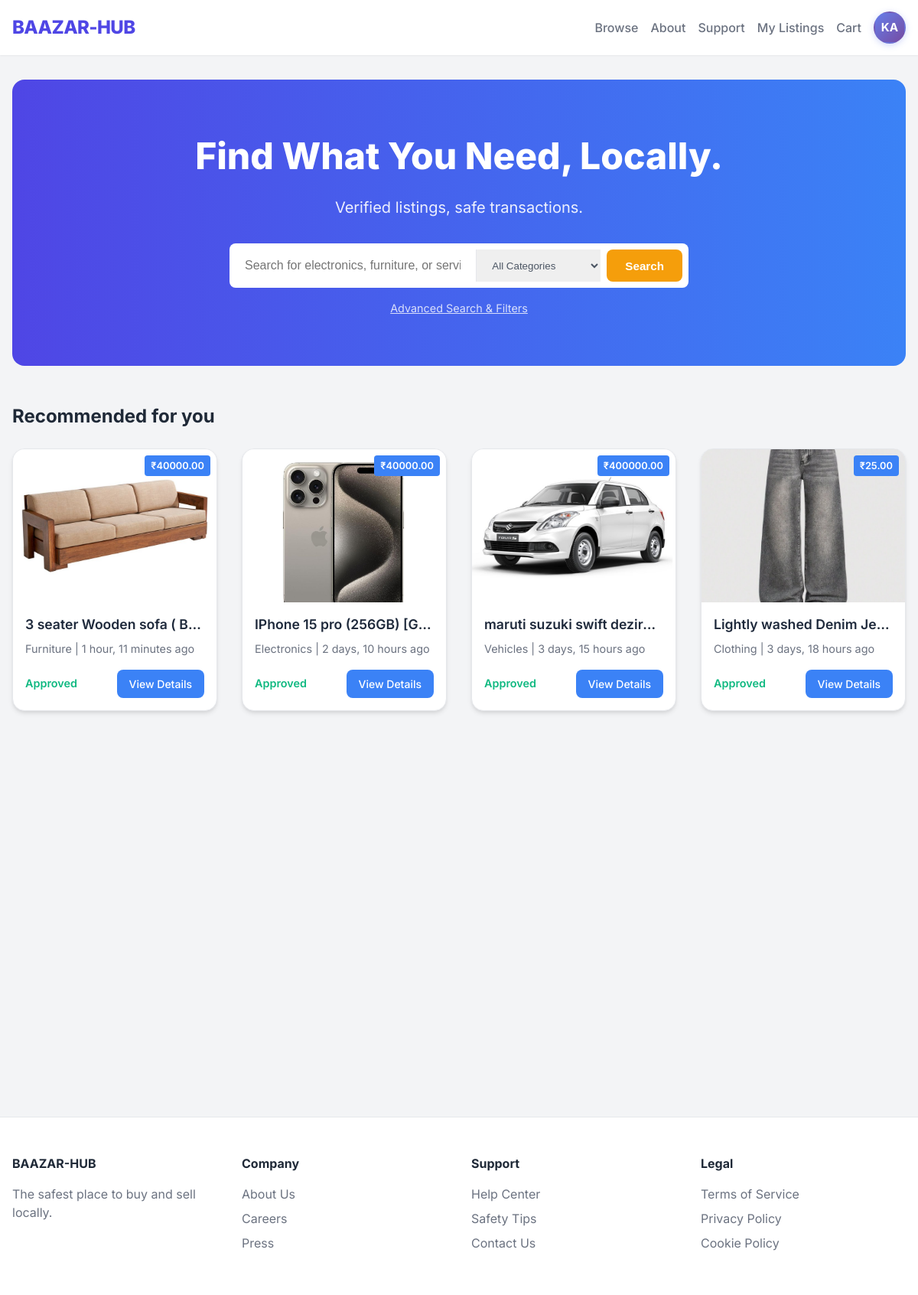
The app's page / (signed in) with its own data.
### listings/models.py (models this page shows, shortened)
class Listing(models.Model):
    STATUS_CHOICES = [
        ('pending', 'Pending'),
        ('approved', 'Approved'),
        ('rejected', 'Rejected'),
    ]
    title = models.CharField(max_length=255)
    description = models.TextField()
    price = models.DecimalField(max_digits=10, decimal_places=2)
    category = models.ForeignKey(Category, on_delete=models.SET_NULL, null=True, related_name='listings')
    seller = models.ForeignKey(User, on_delete=models.CASCADE, related_name='listings')
    status = models.CharField(max_length=20, choices=STATUS_CHOICES, default='pending')
    created_at = models.DateTimeField(auto_now_add=True)
    updated_at = models.DateTimeField(auto_now=True)
    flags = models.IntegerField(default=0)

class ListingImage(models.Model):
    listing = models.ForeignKey(Listing, on_delete=models.CASCADE, related_name='images')
    image = models.ImageField(upload_to='listings/')
    uploaded_at = models.DateTimeField(auto_now_add=True)

class Category(models.Model):
    name = models.CharField(max_length=100)
    slug = models.SlugField(unique=True)
    class Meta:
        verbose_name_plural = "Categories"

### listings/views.py (the view)
# urls.py: 2. Add a URL to urlpatterns:  path('', views.home, name='home')
def home(request):
    search_query = request.GET.get('q', '').strip()
    category_id = request.GET.get('category', '').strip()
    listings = Listing.objects.filter(status='approved').select_related('category', 'seller').prefetch_related('images')
    if search_query:
        listings = listings.filter(
            Q(title__icontains=search_query) | Q(description__icontains=search_query)
        )
    if category_id:
        try:
            listings = listings.filter(category_id=int(category_id))
        except (ValueError, TypeError):
            pass  # Invalid category ID, ignore it
    listings = listings.order_by('-created_at')[:20]
    categories = Category.objects.all()
    is_search = bool(search_query or category_id)
    context = {
        'listings': listings,
        'categories': categories,
        'search_query': search_query,
        'selected_category': category_id,
        'is_search': is_search,
    }
    return render(request, 'home.html', context)

### templates/home.html (shortened to what this page needs)
{% extends 'base.html' %}
{% block content %}
<section class="hero scroll-fade-in"
    style="text-align: center; padding: 4rem 0; background: linear-gradient(to right, #4f46e5, #3b82f6); color: white; border-radius: 1rem; margin-bottom: 3rem;">
    <h1 style="font-size: 3rem; font-weight: 800; margin-bottom: 1rem;">Find What You Need, Locally.</h1>
    <p style="font-size: 1.25rem; margin-bottom: 2rem; opacity: 0.9;">Verified listings, safe transactions.</p>
    <form action="/" method="GET" id="search-form"
        style="max-width: 600px; margin: 0 auto; display: flex; gap: 0.5rem; background: white; padding: 0.5rem; border-radius: 0.5rem;">
        <input type="text" name="q" placeholder="Search for electronics, furniture, or services..." value="{{ search_query|default:'' }}"
            style="flex: 1; border: none; padding: 0.75rem; font-size: 1rem; outline: none;">
        <select name="category"
            style="border: none; padding: 0 1rem; border-left: 1px solid #e5e7eb; outline: none; color: #4b5563;">
            <option value="">All Categories</option>
        </select>
        <button type="submit" class="btn btn-primary" style="background-color: #f59e0b; color: white;">Search</button>
    </form>
    <div style="margin-top: 1rem; font-size: 0.9rem; opacity: 0.8;">
        <a href="#" style="text-decoration: underline;">Advanced Search & Filters</a>
    </div>
</section>
<section class="recent-listings scroll-fade-in">
    {% if is_search %}
        <h2 style="font-size: 1.5rem; font-weight: 700; margin-bottom: 1.5rem;">
            Search Results
            {% if search_query %}
                <span style="font-weight: 400; color: #64748b; font-size: 1rem;">for "{{ search_query }}"</span>
            {% endif %}
        </h2>
    {% else %}
        <h2 style="font-size: 1.5rem; font-weight: 700; margin-bottom: 1.5rem;">Recommended for you</h2>
    {% endif %}
    <div class="listings-grid"
        style="display: grid; grid-template-columns: repeat(auto-fill, minmax(250px, 1fr)); gap: 2rem;">
        {% for listing in listings %}
        <div class="card listing-card scroll-fade-in" style="padding: 0; overflow: hidden; transition: transform 0.2s; position: relative; cursor: default;">
            <div class="listing-image" style="height: 200px; background-color: #e5e7eb; position: relative;">
                {% if listing.images.exists %}
                    {% with listing.images.first as first_image %}
                    <img src="{{ first_image.image.url }}" alt="{{ listing.title }}"
                        style="width: 100%; height: 100%; object-fit: cover;">
                    {% endwith %}
                {% else %}
                <div style="display: flex; align-items: center; justify-content: center; height: 100%; color: #9ca3af;">
                    No Image</div>
                {% endif %}
                <span class="badge"
                    style="position: absolute; top: 0.5rem; right: 0.5rem; background: #3b82f6; color: white; padding: 0.25rem 0.5rem; border-radius: 0.25rem; font-size: 0.8rem; font-weight: 600; z-index: 2;">₹{{ listing.price }}</span>
            </div>
            <div class="listing-details" style="padding: 1rem;">
                <h3
                    style="font-size: 1.1rem; font-weight: 600; margin-bottom: 0.5rem; white-space: nowrap; overflow: hidden; text-overflow: ellipsis;">
                    <a href="{% url 'listing_detail' listing.pk %}" style="color: #1e293b; text-decoration: none; cursor: pointer;">{{ listing.title }}</a>
                </h3>
                <p style="color: var(--text-muted); font-size: 0.9rem; margin-bottom: 1rem;">
                    {% if listing.category %}{{ listing.category.name }}{% else %}Uncategorized{% endif %} | {{ listing.created_at|timesince }} ago
                </p>
                <div style="display: flex; justify-content: space-between; align-items: center;">
                    <span style="color: var(--secondary-color); font-weight: 600; font-size: 0.9rem;">{{ listing.get_status_display }}</span>
                    <a href="{% url 'listing_detail' listing.pk %}"
                       style="padding: 0.5rem 1rem; background-color: #3b82f6; color: white; border-radius: 0.5rem; text-decoration: none; font-size: 0.875rem; font-weight: 500; transition: background-color 0.2s; cursor: pointer;">
                        View Details
                    </a>
                </div>
            </div>
        </div>
        {% endfor %}
    </div>
</section>
{% endblock %}

### templates/base.html (shortened to what this page needs)
<!DOCTYPE html>
<html lang="en">
<head>
    {% load static %}
    <link rel="stylesheet" href="{% static 'css/style.css' %}">
</head>
<body>
    <nav class="navbar">
        <div class="container navbar-content">
            <a href="/" class="logo">BAAZAR-HUB</a>
            <ul class="nav-links">
                <li><a href="/" class="nav-link">Browse</a></li>
                <li><a href="#" class="nav-link">About</a></li>
                <li><a href="#" class="nav-link">Support</a></li>
                {% if user.is_authenticated %}
                <li><a href="{% url 'my_listings' %}" class="nav-link">My Listings</a></li>
                <li><a href="{% url 'cart_view' %}" class="nav-link">Cart</a></li>
                <li class="profile-dropdown-container" style="position: relative; list-style: none;">
                    <div class="profile-icon"
                         style="width: 42px; height: 42px; border-radius: 50%; background: linear-gradient(135deg, #667eea 0%, #764ba2 100%); color: white; display: flex; align-items: center; justify-content: center; font-weight: 700; font-size: 0.95rem; cursor: pointer; transition: all 0.3s ease; border: 2px solid transparent; box-shadow: 0 2px 8px rgba(102, 126, 234, 0.3); position: relative;">
                        {{ user.username|slice:":2"|upper }}
                    </div>
                </li>
                {% else %}
                <li><a href="{% url 'login' %}" class="nav-link">Log In</a></li>
                <li><a href="{% url 'register' %}" class="btn btn-primary">Sign Up</a></li>
                {% endif %}
            </ul>
        </div>
    </nav>
    <main class="container" style="min-height: 80vh; padding-top: 2rem;">
        {% block content %}{% endblock %}
    </main>
    <footer class="footer">
        <div class="container footer-content">
            <div class="footer-col">
                <h4>BAAZAR-HUB</h4>
                <p style="color: var(--text-muted);">The safest place to buy and sell locally.</p>
            </div>
            <div class="footer-col">
                <h4>Company</h4>
                <ul>
                    <li><a href="#">About Us</a></li>
                    <li><a href="#">Careers</a></li>
                    <li><a href="#">Press</a></li>
                </ul>
            </div>
            <div class="footer-col">
                <h4>Support</h4>
                <ul>
                    <li><a href="#">Help Center</a></li>
                    <li><a href="#">Safety Tips</a></li>
                    <li><a href="#">Contact Us</a></li>
                </ul>
            </div>
            <div class="footer-col">
                <h4>Legal</h4>
                <ul>
                    <li><a href="#">Terms of Service</a></li>
                    <li><a href="#">Privacy Policy</a></li>
                    <li><a href="#">Cookie Policy</a></li>
                </ul>
            </div>
        </div>
    </footer>
</body>
</html>

### static/css/style.css (style rules this page uses)
:root { --primary-color: #4f46e5; --primary-hover: #4338ca; --secondary-color: #10b981; --accent-color: #f59e0b; --danger-color: #ef4444; --dark-bg: #111827; --light-bg: #f3f4f6; --card-bg: #ffffff; --text-main: #1f2937; --text-muted: #6b7280; --border-color: #e5e7eb; --glass-bg: rgba(255, 255, 255, 0.8); --glass-border: rgba(255, 255, 255, 0.3); --shadow-sm: 0 1px 2px 0 rgba(0, 0, 0, 0.05); --shadow-md: 0 4px 6px -1px rgba(0, 0, 0, 0.1), 0 2px 4px -1px rgba(0, 0, 0, 0.06); --shadow-lg: 0 10px 15px -3px rgba(0, 0, 0, 0.1), 0 4px 6px -2px rgba(0, 0, 0, 0.05); --font-family: 'Inter', system-ui, -apple-system, sans-serif; }
* { box-sizing: border-box; margin: 0; padding: 0; }
body { font-family: var(--font-family); background-color: var(--light-bg); color: var(--text-main); line-height: 1.5; }
a { text-decoration: none; color: inherit; }
ul { list-style: none; }
.container { max-width: 1200px; margin: 0 auto; padding: 0 1rem; }
.btn { display: inline-block; padding: 0.75rem 1.5rem; border-radius: 0.5rem; font-weight: 600; cursor: pointer; transition: all 0.2s ease; border: none; font-size: 0.95rem; }
.btn-primary { background-color: var(--primary-color); color: white; }
.card { background-color: var(--card-bg); border-radius: 1rem; box-shadow: var(--shadow-md); padding: 1.5rem; border: 1px solid var(--border-color); }
.navbar { background-color: var(--card-bg); box-shadow: var(--shadow-sm); position: sticky; top: 0; z-index: 100; }
.navbar-content { display: flex; justify-content: space-between; align-items: center; height: 4.5rem; }
.logo { font-size: 1.5rem; font-weight: 800; color: var(--primary-color); letter-spacing: -0.025em; }
.nav-links { display: flex; gap: 2rem; align-items: center; }
.nav-link { color: var(--text-muted); font-weight: 500; transition: color 0.2s; }
.footer { background-color: var(--card-bg); border-top: 1px solid var(--border-color); padding: 3rem 0; margin-top: 4rem; }
.footer-content { display: grid; grid-template-columns: repeat(auto-fit, minmax(200px, 1fr)); gap: 2rem; }
.footer-col h4 { margin-bottom: 1rem; color: var(--text-main); }
.footer-col ul li { margin-bottom: 0.5rem; }
.footer-col ul li a { color: var(--text-muted); }

### templates/home.html (style rules this page uses)
.scroll-fade-in { opacity: 0; transform: translateY(-30px); transition: opacity 0.6s ease-out, transform 0.6s ease-out; }
.scroll-fade-in.visible { opacity: 1; transform: translateY(0); }
.listing-card { transition-delay: 0s; }
.listing-card:nth-child(1) { transition-delay: 0.1s; }
.listing-card:nth-child(2) { transition-delay: 0.2s; }
.listing-card:nth-child(3) { transition-delay: 0.3s; }
.listing-card:nth-child(4) { transition-delay: 0.4s; }

### templates/base.html (style rules this page uses)
.profile-dropdown-container { position: relative !important; }
.nav-links { display: flex; align-items: center; gap: 1rem; }
.nav-links li { display: flex; align-items: center; }

### records on screen
Listing: images.first.image (picture), price "40000.00", title "3 seater Wooden sofa ( B…", category.name "Furniture", created_at "1 hour, 11 minutes", status "Approved"
Listing: images.first.image (picture), price "40000.00", title "IPhone 15 pro (256GB) [G…", category.name "Electronics", created_at "2 days, 10 hours", status "Approved"
Listing: images.first.image (picture), price "400000.00", title "maruti suzuki swift dezir…", category.name "Vehicles", created_at "3 days, 15 hours", status "Approved"
Listing: images.first.image (picture), price "25.00", title "Lightly washed Denim Je…", category.name "Clothing", created_at "3 days, 18 hours", status "Approved"

### other values on screen
{{ user.username|slice:":2"|upper }} "KA"
